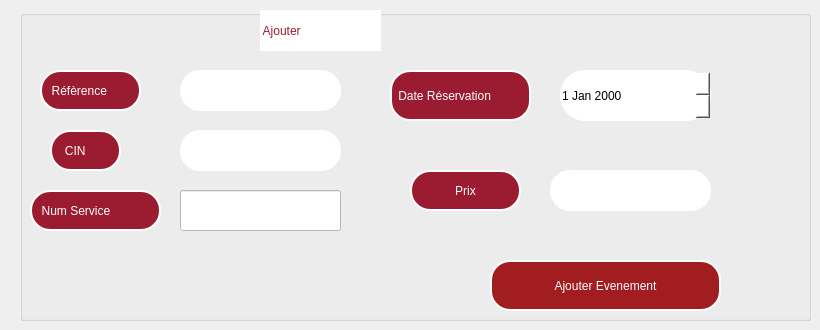
            <widget class="QWidget" name="tab">
             <attribute name="title">
              <string>ajouter Evenement</string>
             </attribute>
             <widget class="QGroupBox" name="groupBox_2">
              <property name="geometry">
               <rect>
                <x>20</x>
                <y>10</y>
                <width>791</width>
                <height>311</height>
               </rect>
              </property>
              <property name="title">
               <string/>
              </property>
              <widget class="QLabel" name="label_15">
               <property name="geometry">
                <rect>
                 <x>20</x>
                 <y>60</y>
                 <width>101</width>
                 <height>41</height>
                </rect>
               </property>
               <property name="styleSheet">
                <string notr="true">background-color:#9B1C31;
color:white;
border-radius:20px;
 border: 2px solid white ;</string>
               </property>
               <property name="text">
                <string>  Réfèrence</string>
               </property>
              </widget>
              <widget class="QLabel" name="label_18">
               <property name="geometry">
                <rect>
                 <x>30</x>
                 <y>120</y>
                 <width>71</width>
                 <height>41</height>
                </rect>
               </property>
               <property name="styleSheet">
                <string notr="true">background-color:#9B1C31;
color:white;
border-radius:20px;
 border: 2px solid white;</string>
               </property>
               <property name="text">
                <string>   CIN</string>
               </property>
              </widget>
              <widget class="QLabel" name="label_24">
               <property name="geometry">
                <rect>
                 <x>10</x>
                 <y>180</y>
                 <width>131</width>
                 <height>41</height>
                </rect>
               </property>
               <property name="styleSheet">
                <string notr="true">background-color:#9B1C31;
color:white;
border: 2px solid white;
border-radius:20px;</string>
               </property>
               <property name="text">
                <string>  Num Service</string>
               </property>
              </widget>
              <widget class="QLineEdit" name="laREF">
               <property name="geometry">
                <rect>
                 <x>160</x>
                 <y>60</y>
                 <width>161</width>
                 <height>41</height>
                </rect>
               </property>
               <property name="styleSheet">
                <string notr="true">QLineEdit
{background-color:white;
border-radius:20px;
}</string>
               </property>
              </widget>
              <widget class="QLineEdit" name="leCIN">
               <property name="geometry">
                <rect>
                 <x>160</x>
                 <y>120</y>
                 <width>161</width>
                 <height>41</height>
                </rect>
               </property>
               <property name="styleSheet">
                <string notr="true">border-radius:20px;
background-color:white;
; </string>
               </property>
              </widget>
              <widget class="QLineEdit" name="leNUMS">
               <property name="geometry">
                <rect>
                 <x>160</x>
                 <y>180</y>
                 <width>161</width>
                 <height>41</height>
                </rect>
               </property>
               <property name="styleSheet">
                <string notr="true">background-color:white;
borfder-radius:20px;
</string>
               </property>
              </widget>
              <widget class="QPushButton" name="PbAjouter">
               <property name="geometry">
                <rect>
                 <x>470</x>
                 <y>250</y>
                 <width>231</width>
                 <height>51</height>
                </rect>
               </property>
               <property name="cursor">
                <cursorShape>PointingHandCursor</cursorShape>
               </property>
               <property name="styleSheet">
                <string notr="true">QPushButton
{border-radius:20px;
background-color:rgb(161, 29, 31);
color:white;
border: 2px solid white;}

QPushButton::hover
{
background-color:white;
color:rgb(161, 29, 31);}

</string>
               </property>
               <property name="text">
                <string>Ajouter Evenement</string>
               </property>
              </widget>
              <widget class="QLabel" name="label_30">
               <property name="geometry">
                <rect>
                 <x>240</x>
                 <y>0</y>
                 <width>121</width>
                 <height>41</height>
                </rect>
               </property>
               <property name="styleSheet">
                <string notr="true">QLabel{

font: 63 11pt &quot;Lucida Sans Typewriter&quot;;
background-color:white;
border-radius:25px;
color:#9B1C31;}



</string>
               </property>
               <property name="text">
                <string> Ajouter  </string>
               </property>
              </widget>
              <widget class="QDateEdit" name="dateEvent">
               <property name="geometry">
                <rect>
                 <x>540</x>
                 <y>60</y>
                 <width>151</width>
                 <height>51</height>
                </rect>
               </property>
               <property name="styleSheet">
                <string notr="true">background-color:white;
border-radius:25px;</string>
               </property>
              </widget>
              <widget class="QLabel" name="label_35">
               <property name="geometry">
                <rect>
                 <x>370</x>
                 <y>60</y>
                 <width>141</width>
                 <height>51</height>
                </rect>
               </property>
               <property name="styleSheet">
                <string notr="true">background-color:#9B1C31;
color:white;
border: 2px solid white;
border-radius:20px;</string>
               </property>
               <property name="text">
                <string> Date Réservation</string>
               </property>
              </widget>
              <widget class="QPushButton" name="price">
               <property name="geometry">
                <rect>
                 <x>390</x>
                 <y>160</y>
                 <width>111</width>
                 <height>41</height>
                </rect>
               </property>
               <property name="styleSheet">
                <string notr="true">background-color:#9B1C31;
color:white;
border: 2px solid white;
border-radius:20px;</string>
               </property>
               <property name="text">
                <string>Prix</string>
               </property>
              </widget>
              <widget class="QLineEdit" name="lineEdit_price">
               <property name="geometry">
                <rect>
                 <x>530</x>
                 <y>160</y>
                 <width>161</width>
                 <height>41</height>
                </rect>
               </property>
               <property name="styleSheet">
                <string notr="true">QLineEdit
{background-color:white;
border-radius:20px;
}</string>
               </property>
              </widget>
             </widget>
            </widget>
